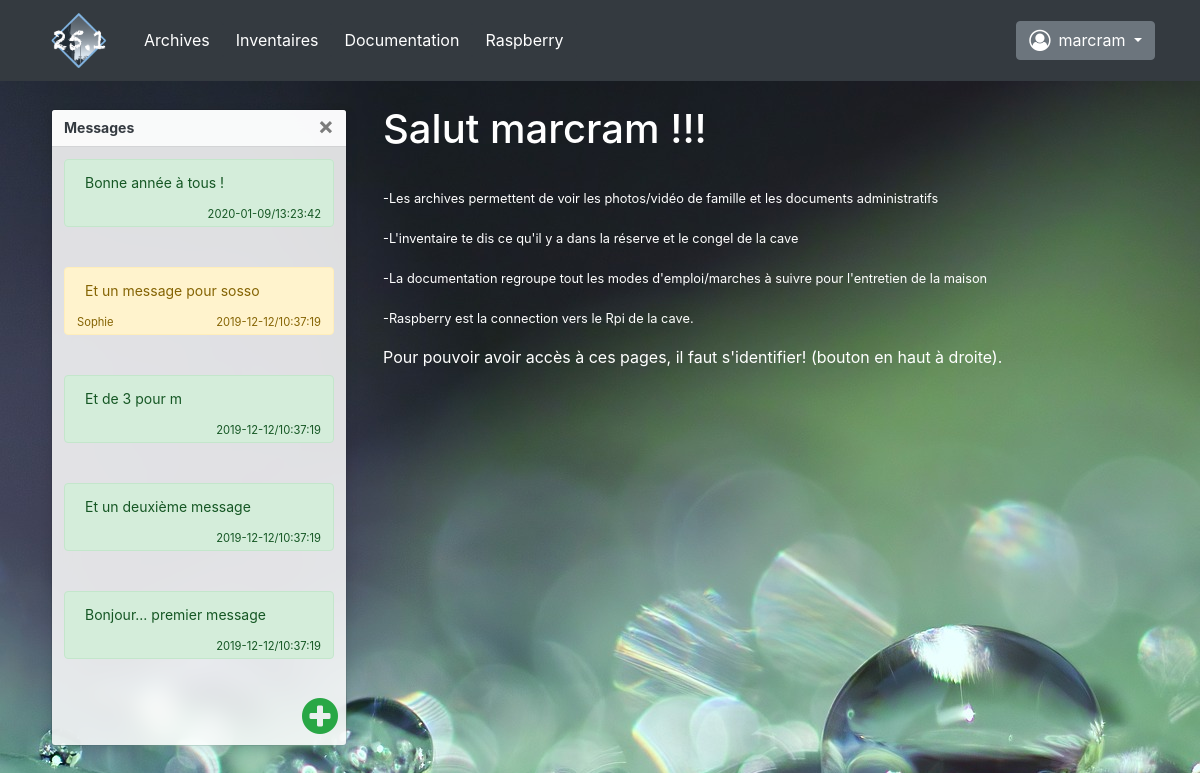
The page / (signed in) on the database its author committed.
### appli/models.py (models this page shows, shortened)
class Users(UserMixin, db.Model):
    __tablename__ = 'users'
    id = db.Column(db.Integer, primary_key=True)
    nom = db.Column(db.String(20), nullable=False)
    mdp = db.Column(db.String(20), nullable=False)
    mail = db.Column(db.String(20), nullable=True)
    droits = db.Column(db.String(20), nullable=True)
    posts = db.relationship('Messages', backref='auteur', lazy='dynamic')
    entetes = [['nom', 3], ['mdp', 3], ['mail', 3], ['droits', 1]]
    champ_db = [id, nom, mdp, mail, droits]

class Messages(db.Model):
    id = db.Column(db.Integer, primary_key=True)
    message = db.Column(db.String(140))
    timestamp = db.Column(db.DateTime, index=True, default=datetime.utcnow)
    user_id = db.Column(db.Integer, db.ForeignKey('users.id'))

### appli/main.py (the view)
@app.route('/', methods=['POST', 'GET'])
def index():
    posts = db.session.query(Messages)
    users = db.session.query(Users)
    if request.method == 'POST':
        querys_dict = request.form.to_dict()
        print(querys_dict)
        add_message(int(querys_dict['user_id']),querys_dict['message'] )
        return json.dumps({'message:':'OK'})
    return render_template('main.html',
                           posts=posts,
                           users=users)

### appli/main.py (called while the page is built)
@login_manager.user_loader
def load_user(user_id):
    return Users.query.get(int(user_id))

@app.template_filter()
def date_trunk(val):
    return val.strftime("%Y-%m-%d/%H:%M:%S")

### appli/templates/main.html (shortened to what this page needs)
{% extends "base.html" %}
{% block menu %}
    {% block navbar %}
        {{ super() }}
    {% endblock %}
{% endblock %}
{% block mainpage %}
    <div class="container-fluid">
        <div class="row ml-3 mt-3 pt-2">
            <div class=" mx-2 px-2 "style="width:320px;">
                {% if current_user.is_authenticated %}
                    <div class="toast m-1" data-autohide="false">
                        <div class="toast-header">
                            <strong class="mr-auto text-dark">Messages</strong>
                            <button type="button" class="ml-2 mb-1 close" data-dismiss="toast">&times;</button>
                        </div>
                        {% for messages in posts|reverse %}
                            {% if loop.index <= 5 %}
                                <div class="toast-body">
                                    {% if current_user != users[(messages.user_id-1)] %}
                                        <div class="alert alert-warning ">
                                    {% else %}
                                        <div class="alert alert-success ">
                                    {% endif %}
                                        {{ messages.message }}</br> </br>
                                        {% if current_user != users[(messages.user_id-1)] %}
                                            <small class="m-n2 float-left ">{{ users[(messages.user_id-1)].nom }}</small>
                                        {% endif %}
                                        <small class="m-n2 float-right">{{ messages.timestamp|date_trunk }}</small>
                                        </div>
                                </div>
                            {% endif %}
                        {% endfor %}
                        <i id="add_mess" class="fa fa-plus-circle fa-3x text-success m-2 float-right" data-toggle="modal" data-target="#new_message"></i>
                    </div>
                {% endif %}
            </div>
            <div class="col-8 mx-2 px-2  text-white">
                {% if current_user.is_authenticated %}
                    <h1>Salut {{ current_user.nom }} !!!</h1></br>
                {% else %}
                    <h1>Bonjour visiteur inconnu...</h1></br>
                {% endif %}
                <p><small>-Les archives permettent de voir les photos/vidéo de famille et les documents administratifs</small></p>
                <p><small>-L'inventaire te dis ce qu'il y a dans la réserve et le congel de la cave</small></p>
                <p><small>-La documentation regroupe tout les modes d'emploi/marches à suivre pour l'entretien de la maison</small></p>
                <p><small>-Raspberry est la connection vers le Rpi de la cave.</small></p>
                <p>Pour pouvoir avoir accès à ces pages, il faut s'identifier! (bouton en haut à droite).</p>
            </div>
        </div>
    </div>
{% endblock %}

### appli/templates/base.html (shortened to what this page needs)
<!DOCTYPE html>
<html>
    <head>
        <link rel="stylesheet" media="screen" href = "{{ url_for('static', filename='bootstrap/bootstrap.min.css') }}">
        <link rel="stylesheet" href = "{{ url_for('static', filename='style.css') }}">
        <link rel="stylesheet" href="https://cdnjs.cloudflare.com/ajax/libs/font-awesome/4.7.0/css/font-awesome.min.css">
    </head>
    <body background="{{ url_for('static', filename='images/bg01.jpg') }}">
        {% block menu %}
            {% block navbar %}
                <nav class="navbar navbar-expand-sm navbar-dark bg-dark ">
                    <div class="container">
                        <a class="navbar-brand d-block  " href="{{ url_for('index') }}"><img src="{{ url_for('static', filename='images/LogoVilla.png') }}" alt="Logo" style="width:70px;"></a>
                        <div class="collapse navbar-collapse" id="navibar">
                            <ul class="navbar-nav mr-auto">
                                <li class="nav-item">
                                    <a id="m_arch" class="btn btn-dark" href="{{ url_for('archives') }}">Archives</a>
                                </li>
                                <li class="nav-item">
                                    <a d="m_inv"class="btn btn-dark" href="{{ url_for('inventaire', database='cave') }}">Inventaires</a>
                                </li>
                                <li class="nav-item">
                                    <a id="m_mais"class="btn btn-dark" href="{{ url_for('documents', section='root') }}">Documentation</a>
                                </li>
                                <li class="nav-item">
                                    <a id="m_rasp"class="btn btn-dark " href="{{ url_for('raspberry') }}">Raspberry</a>
                                </li>
                            </ul>
                            <ul class="navbar-nav">
                                <li class="nav-item">
                                    {% if current_user.is_authenticated %}
                                        <div class="dropdown">
                                            <button class="btn btn-secondary dropdown-toggle" type="button" id="m_users" data-toggle="dropdown" aria-haspopup="true" aria-expanded="false">
                                                    <i class="fa fa-user-circle-o fa-lg my-1 mr-2" ></i>{{ current_user.nom }}
                                            </button>
                                        </div>
                                    {% else %}
                                        <a class="btn btn-secondary " href="{{ url_for('login') }}">
                                                <i class="fa fa-user-circle-o fa-lg my-1 mr-2" ></i>Login
                                        </a>
                                    {% endif %}
                                </li>
                            </ul>
                        </div>
                    </div>
                </nav>
            {% endblock %}
        {% endblock %}
        {% block mainpage %} {% endblock %}
    </body>
</html>

### rows shown on the page
Users: nom "marcram"
Messages: message "Bonne année à tous !", timestamp "2020-01-09/13:23:42"
Messages: message "Et un message pour sosso", timestamp "2019-12-12/10:37:19"
Users: nom "Sophie"
Messages: message "Et de 3 pour m", timestamp "2019-12-12/10:37:19"
Messages: message "Et un deuxième message", timestamp "2019-12-12/10:37:19"
Messages: message "Bonjour... premier message", timestamp "2019-12-12/10:37:19"
